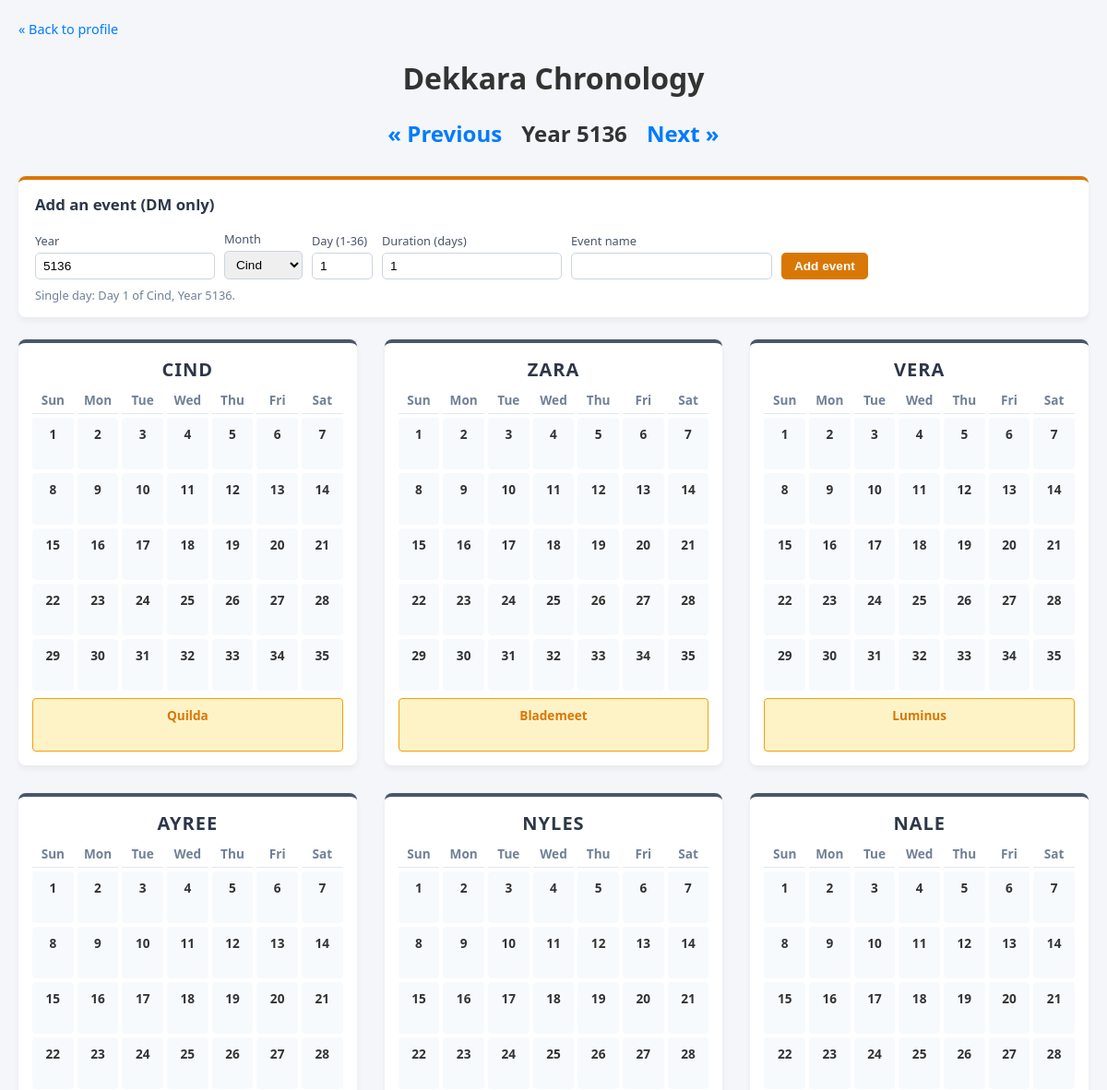
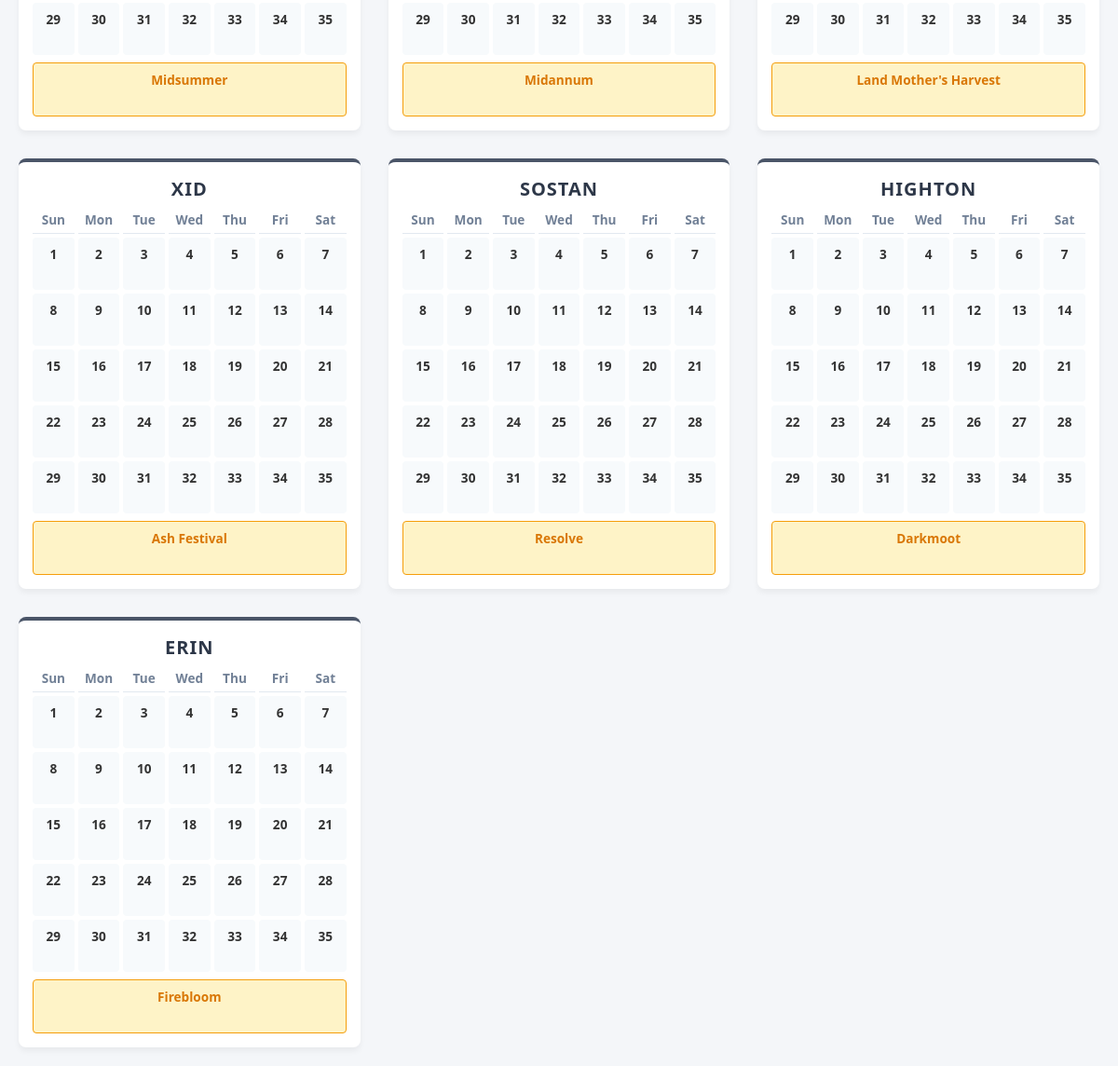
The app's page /calendar.php (signed in) with its own data (2 pictures, top to bottom).
### tables this page shows
CREATE TABLE `dekkara_month` (
  `month_num` tinyint(4) NOT NULL,
  `month_name` varchar(50) NOT NULL
);

### auth.php (called while the page is built, shortened)
<?php
function isDM(PDO $pdo, int $userId): bool
{
    $stmt = $pdo->prepare('SELECT DMUntil FROM user WHERE UserID = ?');
    $stmt->execute([$userId]);
    $row = $stmt->fetch();
    return $row && $row['DMUntil'] !== null && strtotime($row['DMUntil']) > time();
}

### calendar.php (the view, shortened to what this page needs)
<?php
require 'db.php';
require 'auth.php';
$userIsDM = isDM($pdo, $_SESSION['UserID']);
$now = new DateTime('now');
$realYear = (int) $now->format('Y');
$defaultYear = BASELINE_FESTIVAL_YEAR + ($realYear - BASELINE_REAL_YEAR);
$current_year = isset($_GET['year']) ? (int)$_GET['year'] : $defaultYear;
$months_stmt = $pdo->query("SELECT month_num, month_name FROM dekkara_month ORDER BY month_num ASC");
$months = $months_stmt->fetchAll();
$weekdays = ['Sun', 'Mon', 'Tue', 'Wed', 'Thu', 'Fri', 'Sat'];
$holydays = [
    1  => 'Quilda',
    2  => 'Blademeet',
    3  => 'Luminus',
    4  => 'Midsummer',
    5  => 'Midannum',
    6  => "Land Mother's Harvest",
    7  => 'Ash Festival',
    8  => 'Resolve',
    9  => 'Darkmoot',
    10 => 'Firebloom',
];
?>
<!DOCTYPE html>
<html lang="en">
<head>
</head>
<body>
<div class="container">
    <div class="back-link"><a href="profile.php">&laquo; Back to profile</a></div>
    <header>
        <h1>Dekkara Chronology</h1>
        <div class="year-nav">
            <a href="?year=<?= $current_year - 1 ?>">&laquo; Previous</a>
            <span>Year <?= $current_year ?></span>
            <a href="?year=<?= $current_year + 1 ?>">Next &raquo;</a>
        </div>
    </header>
    <?php if ($userIsDM): ?>
        <div class="add-event-card">
            <h3>Add an event (DM only)</h3>
            <form method="POST" action="calendar_actions.php" class="add-event-form">
                <div class="field">
                    <label>Year</label>
                    <input type="number" name="year" id="event-year" value="<?= $current_year ?>" required>
                </div>
                <div class="field">
                    <label>Month</label>
                    <select name="month_num" id="event-month" required>
                        <?php foreach ($months as $m): ?>
                            <option value="<?= (int) $m['month_num'] ?>"><?= htmlspecialchars($m['month_name']) ?></option>
                        <?php endforeach; ?>
                    </select>
                </div>
                <div class="field">
                    <label>Day (1-36)</label>
                    <input type="number" name="day" id="event-day" min="1" max="36" value="1" required>
                </div>
                <div class="field">
                    <label>Duration (days)</label>
                    <input type="number" name="duration" id="event-duration" min="1" value="1" required>
                </div>
                <div class="field">
                    <label>Event name</label>
                    <input type="text" name="event_name" maxlength="255" required>
                </div>
                <button type="submit">Add event</button>
            </form>
            <p id="event-preview" style="font-size: 0.8rem; color: #718096; margin: 8px 0 0;"></p>
        </div>
    <?php endif; ?>
    <div class="calendar-grid">
        <?php foreach ($months as $month): ?>
            <div class="month-card">
                <h3 class="month-name"><?= htmlspecialchars($month['month_name']) ?></h3>
                <div class="days-grid">
                    <?php foreach ($weekdays as $day): ?>
                        <div class="day-header"><?= $day ?></div>
                    <?php endforeach; ?>
                    <?php
                    for ($d = 1; $d <= 36; $d++) {
                        if ($d === 36) {
                            $holydayName = $holydays[$month['month_num']] ?? 'HolyDay';
                            echo '<div class="day-cell holyday">';
                            echo '<span class="day-number">' . htmlspecialchars($holydayName) . '</span>';
                            echo '</div>';
                        } else {
                            echo '<div class="day-cell">';
                            echo '<span class="day-number">' . $d . '</span>';
                            echo '</div>';
                        }
                    }
                    ?>
                </div>
            </div>
        <?php endforeach; ?>
    </div>
</div>
</body>
</html>

### calendar.php (style rules this page uses)
body { font-family: 'Segoe UI', Tahoma, Geneva, Verdana, sans-serif; background-color: #f4f6f9; color: #333; margin: 0; padding: 20px; }
.container { max-width: 1200px; margin: 0 auto; }
header { text-align: center; margin-bottom: 30px; }
.year-nav { font-size: 1.5rem; font-weight: bold; }
.year-nav a { text-decoration: none; color: #007bff; padding: 0 15px; }
.calendar-grid { display: grid; grid-template-columns: repeat(auto-fit, minmax(320px, 1fr)); gap: 30px; }
.month-card { background: #fff; border-radius: 8px; box-shadow: 0 4px 6px rgba(0,0,0,0.05); padding: 15px; border-top: 4px solid #4a5568; }
.month-name { text-align: center; font-size: 1.25rem; margin-top: 0; margin-bottom: 10px; color: #2d3748; text-transform: uppercase; letter-spacing: 1px; }
.days-grid { display: grid; grid-template-columns: repeat(7, 1fr); gap: 4px; text-align: center; font-size: 0.85rem; }
.day-header { font-weight: bold; color: #718096; padding-bottom: 5px; border-bottom: 1px solid #e2e8f0; }
.day-cell { background: #f7fafc; border-radius: 4px; padding: 8px 0; min-height: 40px; display: flex; flex-direction: column; justify-content: space-between; position: relative; }
.day-cell.holyday { background: #fef3c7; border: 1px solid #f59e0b; color: #d97706; font-weight: bold; grid-column: span 7; margin-top: 4px; }
.day-number { font-weight: 600; }
.back-link { margin-bottom: 14px; }
.back-link a { color: #007bff; text-decoration: none; font-size: 0.9rem; }
.add-event-card { background: #fff; border-radius: 8px; box-shadow: 0 4px 6px rgba(0,0,0,0.05); padding: 15px 18px; margin-bottom: 24px; border-top: 4px solid #d97706; }
.add-event-card h3 { margin-top: 0; font-size: 1.05rem; color: #2d3748; }
.add-event-form { display: flex; gap: 10px; flex-wrap: wrap; align-items: flex-end; }
.add-event-form .field { display: flex; flex-direction: column; gap: 4px; font-size: 0.8rem; color: #4a5568; }
.add-event-form input, .add-event-form select { padding: 6px 8px; border: 1px solid #cbd5e0; border-radius: 5px; font-size: 0.85rem; }
.add-event-form input[name="event_name"] { min-width: 200px; }
.add-event-form button { background: #d97706; color: #fff; border: none; border-radius: 5px; padding: 7px 14px; font-size: 0.85rem; cursor: pointer; font-weight: 600; }

### records on screen
dekkara_month: month_name "CIND", day "Sun", day "Mon", day "Tue", day "Wed", day "Thu", day "Fri", day "Sat", month_num "Quilda"
dekkara_month: month_name "ZARA", day "Sun", day "Mon", day "Tue", day "Wed", day "Thu", day "Fri", day "Sat", month_num "Blademeet"
dekkara_month: month_name "VERA", day "Sun", day "Mon", day "Tue", day "Wed", day "Thu", day "Fri", day "Sat", month_num "Luminus"
dekkara_month: month_name "AYREE", day "Sun", day "Mon", day "Tue", day "Wed", day "Thu", day "Fri", day "Sat", month_num "Midsummer"
dekkara_month: month_name "NYLES", day "Sun", day "Mon", day "Tue", day "Wed", day "Thu", day "Fri", day "Sat", month_num "Midannum"
dekkara_month: month_name "NALE", day "Sun", day "Mon", day "Tue", day "Wed", day "Thu", day "Fri", day "Sat", month_num "Land Mother's Harvest"
dekkara_month: month_name "XID", day "Sun", day "Mon", day "Tue", day "Wed", day "Thu", day "Fri", day "Sat", month_num "Ash Festival"
dekkara_month: month_name "SOSTAN", day "Sun", day "Mon", day "Tue", day "Wed", day "Thu", day "Fri", day "Sat", month_num "Resolve"
dekkara_month: month_name "HIGHTON", day "Sun", day "Mon", day "Tue", day "Wed", day "Thu", day "Fri", day "Sat", month_num "Darkmoot"
dekkara_month: month_name "ERIN", day "Sun", day "Mon", day "Tue", day "Wed", day "Thu", day "Fri", day "Sat", month_num "Firebloom"

### other values on screen
$current_year "5136"
form field month_num "Cind"
